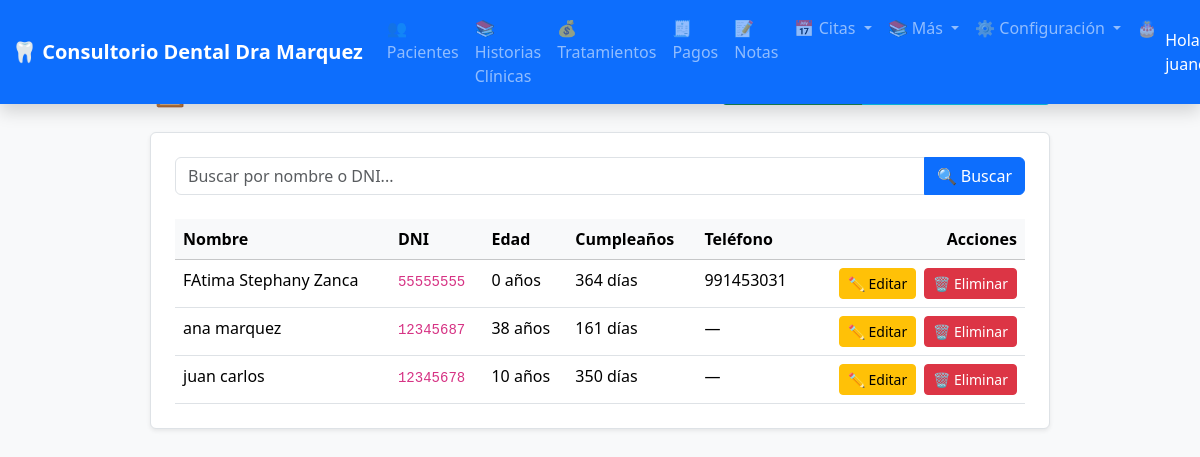
The page /pacientes/ (signed in) on the database as committed earlier.
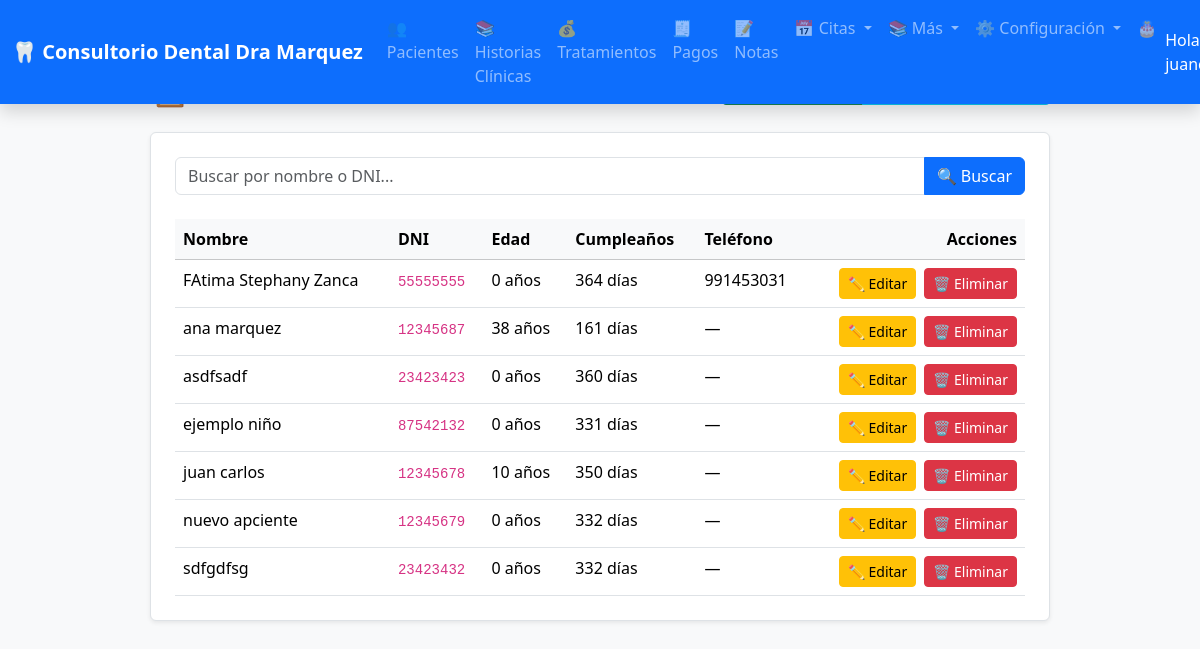
The same page on the database as committed later.
### configuracion/models.py (models this page shows, shortened)
class ConfiguracionConsultorio(models.Model):
    nombre_consultorio = models.CharField(
        max_length=200,
        default='Consultorio Dental',
        help_text='Nombre del consultorio'
    )
    nombre_doctor = models.CharField(
        max_length=200,
        blank=True,
        help_text='Nombre del doctor/a principal'
    )
    logo = models.ImageField(
        upload_to='configuracion/logos/',
        blank=True,
        null=True,
        help_text='Logo del consultorio (recomendado: 200x200px, PNG con fondo transparente)'
    )
    telefono = models.CharField(
        max_length=20,
        blank=True,
        help_text='Teléfono de contacto'
    )
    email = models.EmailField(
        blank=True,
        help_text='Email de contacto'
    )
    direccion = models.TextField(
        blank=True,
        help_text='Dirección del consultorio'
    )
    sitio_web = models.URLField(
        blank=True,
        help_text='Sitio web (opcional)'
    )
    facebook = models.URLField(blank=True, help_text='URL de Facebook')
    instagram = models.URLField(blank=True, help_text='URL de Instagram')
    class Meta:
        verbose_name = 'Configuración del Consultorio'
        verbose_name_plural = 'Configuración del Consultorio'
    @classmethod
    def get_instance(cls):
        obj, created = cls.objects.get_or_create(pk=1)
        return obj

### pacientes/models.py (models this page shows, shortened)
class Paciente(models.Model):
    nombre_completo = models.CharField(
        max_length=150,
        verbose_name="Nombre completo",
        help_text="Nombres y apellidos completos"
    )
    dni = models.CharField(
        max_length=8,
        unique=True,
        verbose_name="DNI",
        validators=[MinLengthValidator(8)],
        help_text="Documento Nacional de Identidad (8 dígitos)"
    )
    fecha_nacimiento = models.DateField(
        verbose_name="Fecha de nacimiento"
    )
    GENERO_CHOICES = [
        ('M', 'Masculino'),
        ('F', 'Femenino'),
        ('O', 'Otro'),
    ]
    genero = models.CharField(
        max_length=1,
        choices=GENERO_CHOICES,
        verbose_name="Género"
    )
    ESTADO_CIVIL_CHOICES = [
        ('S', 'Soltero/a'),
        ('C', 'Casado/a'),
        ('D', 'Divorciado/a'),
        ('V', 'Viudo/a'),
        ('U', 'Unión libre'),
    ]
    estado_civil = models.CharField(
        max_length=1,
        choices=ESTADO_CIVIL_CHOICES,
        verbose_name="Estado civil"
    )
    telefono = models.CharField(
        max_length=15,
        blank=True,
        verbose_name="Teléfono"
    )
    distrito = models.CharField(
        max_length=100,
        blank=True,
        verbose_name="Distrito"
    )
    direccion = models.TextField(
        blank=True,
        verbose_name="Dirección"
    )
    email = models.EmailField(
        blank=True,
        verbose_name="Email"
    )
    ocupacion = models.CharField(
        max_length=100,
        blank=True,
        verbose_name="Ocupación"
    )
    nombre_tutor = models.CharField(
        max_length=150,
        blank=True,
        verbose_name="Nombre del tutor (si aplica)"
    )
    telefono_tutor = models.CharField(
        max_length=15,
        blank=True,
        verbose_name="Teléfono del tutor",
        help_text="Teléfono de contacto del padre/madre o apoderado"
    )
    enfermedades_previas = models.TextField(
        blank=True,
        verbose_name="Enfermedades previas"
    )
    alergias = models.TextField(
        blank=True,
        verbose_name="Alergias"
    )
    GRUPO_SANGUINEO_CHOICES = [
        ('A+', 'A+'), ('A-', 'A-'),
        ('B+', 'B+'), ('B-', 'B-'),
        ('AB+', 'AB+'), ('AB-', 'AB-'),
        ('O+', 'O+'), ('O-', 'O-'),
    ]
    grupo_sanguineo = models.CharField(
        max_length=3,
        choices=GRUPO_SANGUINEO_CHOICES,
        blank=True,
        verbose_name="Grupo sanguíneo"
    )
    tratamientos_previos = models.TextField(
        blank=True,
        verbose_name="Tratamientos dentales previos"
    )
    experiencias_dentales = models.TextField(
        blank=True,
        verbose_name="Experiencias dentales (miedo, ansiedad, etc.)"
    )
    observaciones = models.TextField(
        blank=True,
        verbose_name="Observaciones generales"
    )
    @property
    def dias_hasta_cumple(self):
        hoy = date.today()
        cumple = self.fecha_nacimiento.replace(year=hoy.year)
        if cumple < hoy:
            cumple = cumple.replace(year=hoy.year + 1)
        return (cumple - hoy).days
    creado_en = models.DateTimeField(auto_now_add=True)
    actualizado_en = models.DateTimeField(auto_now=True)
    class Meta:
        verbose_name = "Paciente"
        verbose_name_plural = "Pacientes"
        ordering = ['nombre_completo']
    @property
    def edad(self):
        if self.fecha_nacimiento:
            today = date.today()
            return today.year - self.fecha_nacimiento.year - (
                (today.month, today.day) < (self.fecha_nacimiento.month, self.fecha_nacimiento.day)
            )
        return None

### pacientes/views.py (the view)
# urls.py: path('', views.ListaPacientesView.as_view(), name='lista'),
class ListaPacientesView(LoginRequiredMixin, ListView):
    model = Paciente
    template_name = 'pacientes/lista_pacientes.html'
    context_object_name = 'pacientes'
    paginate_by = 10
    def get_queryset(self):
        query = self.request.GET.get('q')
        if query:
            return Paciente.objects.filter(
                nombre_completo__icontains=query
            ) | Paciente.objects.filter(
                dni__icontains=query
            )
        return Paciente.objects.all()

### configuracion/context_processors.py (called while the page is built)
def configuracion_consultorio(request):
    return {
        'config': ConfiguracionConsultorio.get_instance()
    }

### pacientes/context_processors.py (called while the page is built)
def cumpleanos_hoy(request):
    hoy = date.today()
    cumpleaneros = Paciente.objects.filter(
        fecha_nacimiento__month=hoy.month,
        fecha_nacimiento__day=hoy.day
    )
    return {
        'cumpleaneros_hoy_count': cumpleaneros.count(),
        'cumpleaneros_hoy': cumpleaneros
    }

### pacientes/templates/pacientes/lista_pacientes.html (shortened to what this page needs)
{% extends 'base.html' %}
{% block content %}
<div class="d-flex justify-content-center">
    <div class="col-lg-9">
        <div class="d-flex justify-content-between align-items-center mb-4">
            <h2 class="mb-0">📋 Lista de Pacientes</h2>
            <div class="btn-group">
                <a href="{% url 'pacientes:crear' %}" class="btn btn-success btn-sm">➕ Nuevo Paciente</a>
                <button type="button" class="btn btn-info btn-sm" onclick="enviarLinkWhatsApp()">
                </button>
            </div>
        </div>
        <div class="bg-white p-3 p-md-4 rounded shadow-sm border">
            <form method="get" class="mb-4">
                <div class="input-group">
                    <input type="text" name="q" class="form-control"
                           placeholder="Buscar por nombre o DNI..."
                           value="{{ request.GET.q }}">
                    <button class="btn btn-primary" type="submit">🔍 Buscar</button>
                </div>
            </form>
            {% if pacientes %}
                <div class="d-none d-md-block">
                    <div class="table-responsive">
                        <table class="table table-hover mb-0">
                            <thead class="table-light">
                                <tr>
                                    <th>Nombre</th>
                                    <th>DNI</th>
                                    <th>Edad</th>
                                    <th class="d-none d-lg-table-cell">Cumpleaños</th>
                                    <th>Teléfono</th>
                                    <th class="text-end">Acciones</th>
                                </tr>
                            </thead>
                            <tbody>
                                {% for paciente in pacientes %}
                                <tr style="cursor: pointer;" onclick="window.location='{% url 'pacientes:detalle' paciente.pk %}'">
                                    <td>{{ paciente.nombre_completo }}</td>
                                    <td><code>{{ paciente.dni }}</code></td>
                                    <td>
                                        {{ paciente.edad }} años
                                    </td>
                                    <td class="d-none d-lg-table-cell">
                                        {% if paciente.dias_hasta_cumple == 0 %}
                                            <span class="badge bg-success">¡Hoy!</span>
                                        {% else %}
                                            {{ paciente.dias_hasta_cumple }} día{{ paciente.dias_hasta_cumple|pluralize }}
                                        {% endif %}
                                    </td>
                                    <td>{{ paciente.telefono|default:"—" }}</td>
                                    <td class="text-end" onclick="event.stopPropagation()">
                                        <a href="{% url 'pacientes:editar' paciente.pk %}" class="btn btn-sm btn-warning me-1">✏️ Editar</a>
                                        <a href="{% url 'pacientes:eliminar' paciente.pk %}"
                                           class="btn btn-sm btn-danger"
                                           onclick="return confirm('¿Eliminar al paciente {{ paciente.nombre_completo }}?\n⚠️ Esta acción eliminará también sus historias, tratamientos y pagos asociados.')">
                                            🗑️ Eliminar
                                        </a>
                                    </td>
                                </tr>
                                {% endfor %}
                            </tbody>
                        </table>
                    </div>
                </div>
            {% else %}
                <div class="text-center py-5">
                    <p class="text-muted mb-3">No hay pacientes registrados.</p>
                    <a href="{% url 'pacientes:crear' %}" class="btn btn-success">➕ Registrar Primer Paciente</a>
                </div>
            {% endif %}
        </div>
    </div>
</div>
{% endblock %}

### templates/base.html (shortened to what this page needs)
{% load static %}
<!DOCTYPE html>
<html lang="es">
<head>
    <link href="https://cdn.jsdelivr.net/npm/bootstrap@5.3.3/dist/css/bootstrap.min.css" rel="stylesheet">
    <link rel="stylesheet" href="https://cdn.jsdelivr.net/npm/bootstrap-icons@1.11.3/font/bootstrap-icons.min.css">
    <link rel="stylesheet" href="{% static 'css/custom.css' %}">
</head>
<body>
<nav class="navbar navbar-expand-lg navbar-dark bg-primary fixed-top shadow">
    <div class="container-fluid">
        <a class="navbar-brand" href="{% url 'pacientes:lista' %}">
            {% if config.logo %}
                <img src="{{ config.logo.url }}" alt="{{ config.nombre_consultorio }}" style="height: 30px; margin-right: 8px;">
            {% else %}
                🦷
            {% endif %}
            {{ config.nombre_consultorio }}
        </a>
        <div class="collapse navbar-collapse" id="navbarNav">
            <ul class="navbar-nav me-auto">
                <li class="nav-item">
                    <a class="nav-link" href="{% url 'pacientes:lista' %}">👥 Pacientes</a>
                </li>
                <li class="nav-item">
                    <a class="nav-link" href="{% url 'historias:lista' %}">📚 Historias Clínicas</a>
                </li>
                <li class="nav-item">
                    <a class="nav-link" href="{% url 'tratamientos:lista' %}">💰 Tratamientos</a>
                </li>
                <li class="nav-item">
                    <a class="nav-link" href="{% url 'tratamientos:lista_pagos' %}">🧾 Pagos</a>
                </li>
                <li class="nav-item">
                    <a class="nav-link" href="{% url 'notas:lista' %}">📝 Notas</a>
                </li>
                <li class="nav-item dropdown">
                    <a class="nav-link dropdown-toggle" href="#" role="button" data-bs-toggle="dropdown">
                        📅 Citas
                    </a>
                </li>
                <li class="nav-item dropdown">
                    <a class="nav-link dropdown-toggle" href="#" role="button" data-bs-toggle="dropdown">
                        📚 Más
                    </a>
                </li>
                {% if user.is_superuser %}
                <li class="nav-item dropdown">
                    <a class="nav-link dropdown-toggle" href="#" role="button" data-bs-toggle="dropdown">
                        ⚙️ Configuración
                    </a>
                </li>
                {% endif %}
                <li class="nav-item dropdown">
                    <a class="nav-link" href="{% url 'pacientes:cumpleanos_proximos' %}">
                        🎂
                    </a>
                </li>
            </ul>
            <ul class="navbar-nav">
                {% if user.is_authenticated %}
                    <li class="nav-item">
                        <span class="navbar-text text-white me-3">
                            Hola, {{ user.username }}
                        </span>
                    </li>
                {% else %}
                    <li class="nav-item">
                        <a class="btn btn-outline-light btn-sm" href="#">Iniciar Sesión</a>
                    </li>
                {% endif %}
            </ul>
        </div>
    </div>
</nav>
<main>
    {% block content %}
    {% endblock %}
</main>
</body>
</html>

### static/css/custom.css (style rules this page uses)
body { background-color: #f8f9fa; }

### templates/base.html (style rules this page uses)
body { padding-top: 70px; }
.navbar-brand { font-weight: bold; }

Rows that differ between the two databases and show on the page:
added Paciente: nombre_completo "asdfsadf", dni "23423423", edad "0", dias_hasta_cumple "360", telefono "—"
added Paciente: nombre_completo "ejemplo niño", dni "87542132", edad "0", dias_hasta_cumple "331", telefono "—"
added Paciente: nombre_completo "nuevo apciente", dni "12345679", edad "0", dias_hasta_cumple "332", telefono "—"
added Paciente: nombre_completo "sdfgdfsg", dni "23423432", edad "0", dias_hasta_cumple "332", telefono "—"
